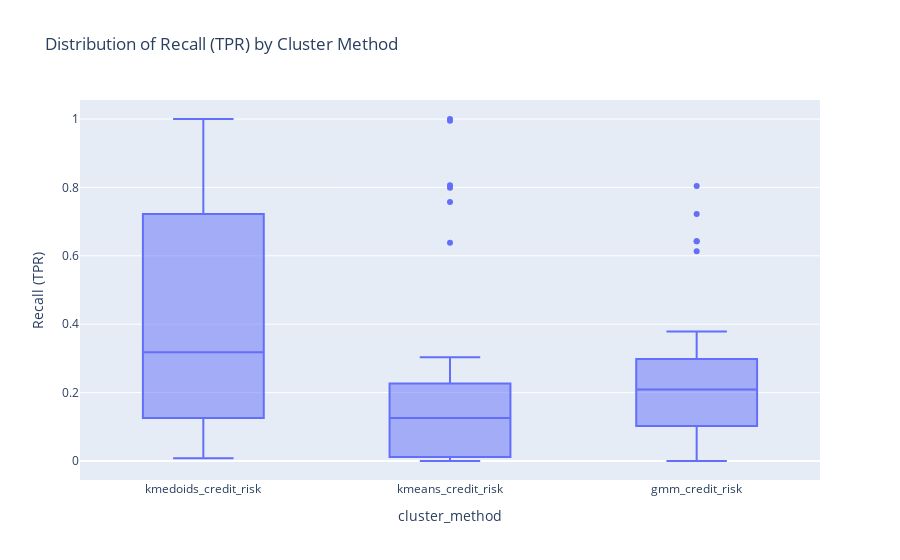

Notebook source saved alongside this figure:
### Code cell
fig2 = px.box(df1, x="cluster_method", y="Recall (TPR)",
              title="Distribution of Recall (TPR) by Cluster Method")
fig2.show()

### Figure 1 — Plotly figure (JSON) as saved in the notebook; plotly's stock layout.template omitted (floating-point values rounded to 4 significant figures)
{"data": [{"alignmentgroup": "True", "hovertemplate": "cluster_method=%{x}<br>Recall (TPR)=%{y}<extra></extra>", "legendgroup": "", "marker": {"color": "#636efa"}, "name": "", "notched": false, "offsetgroup": "", "orientation": "v", "showlegend": false, "type": "box", "x": ["kmedoids_credit_risk", "kmedoids_credit_risk", "kmedoids_credit_risk", "kmedoids_credit_risk", "kmedoids_credit_risk", "kmedoids_credit_risk", "kmedoids_credit_risk", "kmedoids_credit_risk", "kmeans_credit_risk", "kmeans_credit_risk", "kmeans_credit_risk", "kmeans_credit_risk", "kmeans_credit_risk", "kmeans_credit_risk", "kmeans_credit_risk", "kmeans_credit_risk", "gmm_credit_risk", "gmm_credit_risk", "gmm_credit_risk", "gmm_credit_risk", "gmm_credit_risk", "gmm_credit_risk", "gmm_credit_risk", "gmm_credit_risk", "kmedoids_credit_risk", "kmedoids_credit_risk", "kmedoids_credit_risk", "kmedoids_credit_risk", "kmedoids_credit_risk", "kmedoids_credit_risk", "kmedoids_credit_risk", "kmedoids_credit_risk", "kmeans_credit_risk", "kmeans_credit_risk", "kmeans_credit_risk", "kmeans_credit_risk", "kmeans_credit_risk", "kmeans_credit_risk", "kmeans_credit_risk", "kmeans_credit_risk", "gmm_credit_risk", "gmm_credit_risk", "gmm_credit_risk", "gmm_credit_risk", "gmm_credit_risk", "gmm_credit_risk", "gmm_credit_risk", "gmm_credit_risk", "kmedoids_credit_risk", "kmedoids_credit_risk", "kmedoids_credit_risk", "kmedoids_credit_risk", "kmedoids_credit_risk", "kmedoids_credit_risk", "kmedoids_credit_risk", "kmedoids_credit_risk", "kmeans_credit_risk", "kmeans_credit_risk", "kmeans_credit_risk", "kmeans_credit_risk", "kmeans_credit_risk", "kmeans_credit_risk", "kmeans_credit_risk", "kmeans_credit_risk", "gmm_credit_risk", "gmm_credit_risk", "gmm_credit_risk", "gmm_credit_risk", "gmm_credit_risk", "gmm_credit_risk", "gmm_credit_risk", "gmm_credit_risk", "kmedoids_credit_risk", "kmedoids_credit_risk", "kmedoids_credit_risk", "kmedoids_credit_risk", "kmedoids_credit_risk", "kmedoids_credit_risk", "kmedoids_credit_risk", "kmedoids_credit_risk", "kmeans_credit_risk", "kmeans_credit_risk", "kmeans_credit_risk", "kmeans_credit_risk", "kmeans_credit_risk", "kmeans_credit_risk", "kmeans_credit_risk", "kmeans_credit_risk", "gmm_credit_risk", "gmm_credit_risk", "gmm_credit_risk", "gmm_credit_risk", "gmm_credit_risk", "gmm_credit_risk", "gmm_credit_risk", "gmm_credit_risk", "kmedoids_credit_risk", "kmedoids_credit_risk", "kmedoids_credit_risk", "kmedoids_credit_risk", "kmedoids_credit_risk", "kmedoids_credit_risk", "kmedoids_credit_risk", "kmedoids_credit_risk", "kmeans_credit_risk", "kmeans_credit_risk", "kmeans_credit_risk", "kmeans_credit_risk", "kmeans_credit_risk", "kmeans_credit_risk", "kmeans_credit_risk", "kmeans_credit_risk", "gmm_credit_risk", "gmm_credit_risk", "gmm_credit_risk", "gmm_credit_risk", "gmm_credit_risk", "gmm_credit_risk", "gmm_credit_risk", "gmm_credit_risk"], "x0": " ", "xaxis": "x", "y": [0.4413, 0.06772, 0.9751, 0.5906, 0.08999, 0.9986, 0.1257, 0.209, 0, 0.1372, 0.1191, 0, 0.2391, 0.2027, 0.1257, 0.209, 0, 0.1027, 0.2383, 0.6423, 0.1651, 0.3107, 0.1257, 0.209, 0.4413, 0.06772, 0.91, 0.5906, 0.08999, 0.9873, 0.1257, 0.209, 0, 0.1372, 0.01848, 0, 0.2391, 0.08931, 0.1257, 0.209, 0, 0.1027, 0.2625, 0.6423, 0.1651, 0.3549, 0.1257, 0.209, 0.4051, 0.008297, 1, 0.4147, 0.01349, 0.9952, 0.01198, 0.01404, 0, 0.009079, 1, 0, 0.01199, 0.995, 0.01198, 0.01404, 0, 0.009311, 0.2354, 0, 0.01074, 0.3786, 0.01198, 0.01404, 0.4299, 0.132, 0.8541, 0.5415, 0.2287, 0.9594, 0.1257, 0.2122, 0.7987, 0.1683, 0, 0.7572, 0.3032, 0.03191, 0.1257, 0.2122, 0.319, 0.1418, 0.3073, 0.8041, 0.2881, 0.2887, 0.1257, 0.2122, 0.4363, 0.1267, 0.8742, 0.5505, 0.2302, 0.9435, 0.1198, 0.2137, 0.638, 0.1556, 0.009242, 0.8063, 0.2539, 0.04591, 0.1198, 0.2137, 0, 0.1248, 0.261, 0.7225, 0.2734, 0.6135, 0.1198, 0.2137], "y0": " ", "yaxis": "y"}], "layout": {"boxmode": "group", "legend": {"tracegroupgap": 0}, "title": {"text": "Distribution of Recall (TPR) by Cluster Method"}, "xaxis": {"anchor": "y", "domain": [0, 1], "title": {"text": "cluster_method"}}, "yaxis": {"anchor": "x", "domain": [0, 1], "title": {"text": "Recall (TPR)"}}}}
